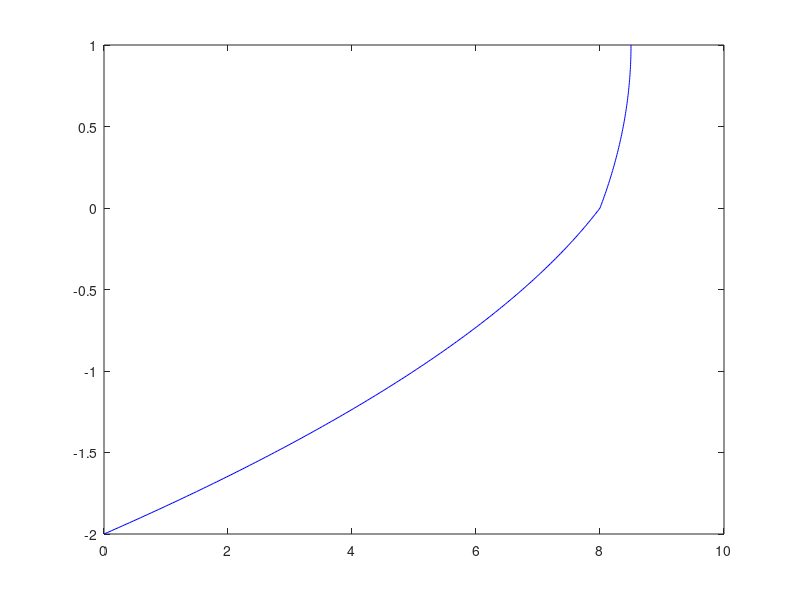

MATLAB code for this plot:
%%%%%%%%%%%%%%%%%%%%%%%%%%%%%%%%%%%%%%%%%%%%%
%%%%%%%%%%%%%% Steady state %%%%%%%%%%%%%%%%%
%%%%%%% Yih instability with free slip%%%%%%%
%%%%%%%%%%%% top condition %%%%%%%%%%%%%%%%%%
%%%%%%%%%%%%%%%%%%%%%%%%%%%%%%%%%%%%%%%%%%%%%

mu_l  = 10^3; 
mu_u  = 2*10^3;
m     = mu_l/mu_u;
rho_l = 3000;
rho_u = 3000;%2900;
r     = rho_l/rho_u;
du    = 1;
dl    = 2;
g     = 9.8;
n     = dl/du;

%  U_p   = mu_u/rho_u/du;
K_p    = 1;%mu*U_p/du^2; 
 U_p   = K_p*du^2/mu_u;

y = -n:.01:1;

A_l =-du^2*K_p/(2*U_p*mu_l);
A_u = m*A_l;
%free slip
a_l = -2*A_l; %du^2*K_p/U_p*mu_l;
a_u = m*a_l;
b = -A_l*(n^2+2*n);

%no slip
% a_l = (1+A_l*(n^2-m))/(m+n);
% a_u = m*a_l;
% b   = (1-A_u*(1+n))*n/(m+n); 

U_u = A_u.*y.^2 +a_u.*y + b;
U_l = A_l.*y.^2 + a_l.*y + b;

U = zeros(size(y));
for i = 1:numel(y)
    if y(i)<0
        U(i) = U_l(i);
    else
        U(i) = U_u(i);
    end
end

figure
plot(U,y,'b')